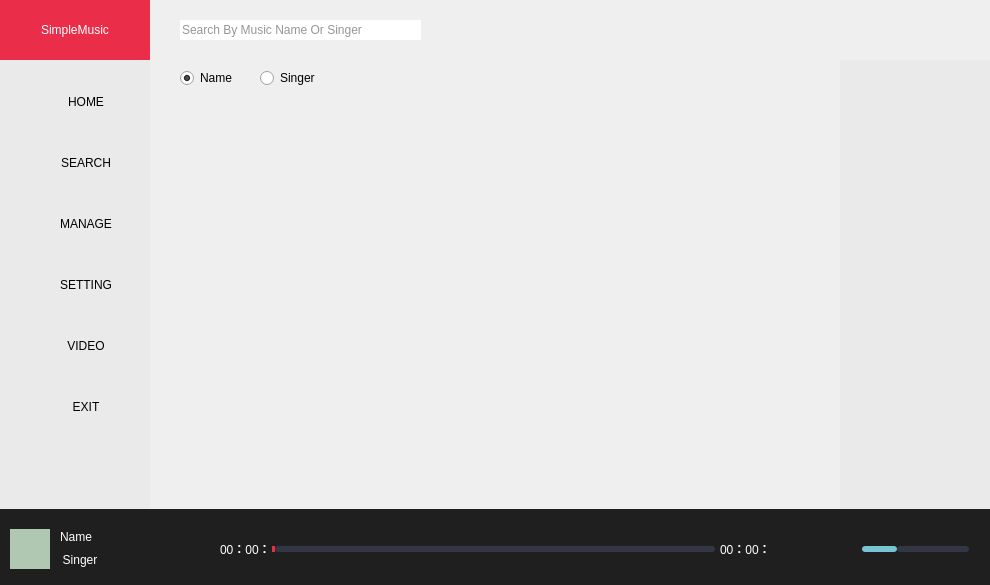
<?xml version="1.0" encoding="UTF-8"?>
<ui version="4.0">
 <class>Widget</class>
 <widget class="QWidget" name="Widget">
  <property name="geometry">
   <rect>
    <x>0</x>
    <y>0</y>
    <width>990</width>
    <height>585</height>
   </rect>
  </property>
  <property name="windowTitle">
   <string>Widget</string>
  </property>
  <property name="styleSheet">
   <string notr="true">QPushButton:flat {
    border: none; /* no border for a flat push button */
}

QPushButton:pressed {
    background-color: rgb(216, 216, 216);
}</string>
  </property>
  <widget class="QLabel" name="listlogo">
   <property name="geometry">
    <rect>
     <x>840</x>
     <y>0</y>
     <width>150</width>
     <height>60</height>
    </rect>
   </property>
   <property name="cursor">
    <cursorShape>ArrowCursor</cursorShape>
   </property>
   <property name="styleSheet">
    <string notr="true">
QLabel#listlogo{
	
	background-image: url(:/img/listlogo.png);
}</string>
   </property>
   <property name="text">
    <string/>
   </property>
   <property name="alignment">
    <set>Qt::AlignCenter</set>
   </property>
  </widget>
  <widget class="QLabel" name="logo">
   <property name="geometry">
    <rect>
     <x>0</x>
     <y>0</y>
     <width>150</width>
     <height>60</height>
    </rect>
   </property>
   <property name="cursor">
    <cursorShape>ArrowCursor</cursorShape>
   </property>
   <property name="styleSheet">
    <string notr="true">QLabel#logo{
	color: rgb(255, 255, 255);
	font: 15pt &quot;Forte&quot;;
	background-color:rgb(234, 46, 73)
}</string>
   </property>
   <property name="text">
    <string>SimpleMusic</string>
   </property>
   <property name="alignment">
    <set>Qt::AlignCenter</set>
   </property>
  </widget>
  <widget class="QWidget" name="bottomWidget" native="true">
   <property name="enabled">
    <bool>true</bool>
   </property>
   <property name="geometry">
    <rect>
     <x>0</x>
     <y>509</y>
     <width>991</width>
     <height>101</height>
    </rect>
   </property>
   <property name="cursor">
    <cursorShape>ArrowCursor</cursorShape>
   </property>
   <property name="mouseTracking">
    <bool>true</bool>
   </property>
   <property name="styleSheet">
    <string notr="true">QWidget#bottomWidget
{
background-color: rgb(31, 31, 31);
}
</string>
   </property>
   <widget class="QLabel" name="photo">
    <property name="geometry">
     <rect>
      <x>10</x>
      <y>20</y>
      <width>40</width>
      <height>40</height>
     </rect>
    </property>
    <property name="sizePolicy">
     <sizepolicy hsizetype="Fixed" vsizetype="Fixed">
      <horstretch>0</horstretch>
      <verstretch>0</verstretch>
     </sizepolicy>
    </property>
    <property name="styleSheet">
     <string notr="true">QLabel#photo{
	
	background-color: rgb(176, 200, 178);
	/*border-radius:20px;*/
}</string>
    </property>
    <property name="text">
     <string/>
    </property>
    <property name="alignment">
     <set>Qt::AlignCenter</set>
    </property>
   </widget>
   <widget class="QLabel" name="name">
    <property name="geometry">
     <rect>
      <x>60</x>
      <y>20</y>
      <width>60</width>
      <height>16</height>
     </rect>
    </property>
    <property name="sizePolicy">
     <sizepolicy hsizetype="Fixed" vsizetype="Preferred">
      <horstretch>0</horstretch>
      <verstretch>0</verstretch>
     </sizepolicy>
    </property>
    <property name="styleSheet">
     <string notr="true">QLabel#name{
 	
	color: rgb(255, 255, 255);
	font: 7pt &quot;微软雅黑&quot;;
}</string>
    </property>
    <property name="text">
     <string>Name</string>
    </property>
    <property name="alignment">
     <set>Qt::AlignLeading|Qt::AlignLeft|Qt::AlignVCenter</set>
    </property>
   </widget>
   <widget class="QLabel" name="singer">
    <property name="geometry">
     <rect>
      <x>50</x>
      <y>40</y>
      <width>60</width>
      <height>21</height>
     </rect>
    </property>
    <property name="sizePolicy">
     <sizepolicy hsizetype="Expanding" vsizetype="Preferred">
      <horstretch>0</horstretch>
      <verstretch>0</verstretch>
     </sizepolicy>
    </property>
    <property name="styleSheet">
     <string notr="true">QLabel#singer{
 	
	color: rgb(255, 255, 255);
	font: 6pt &quot;微软雅黑&quot;;
}</string>
    </property>
    <property name="text">
     <string>Singer</string>
    </property>
    <property name="alignment">
     <set>Qt::AlignCenter</set>
    </property>
   </widget>
   <widget class="QSlider" name="process">
    <property name="geometry">
     <rect>
      <x>260</x>
      <y>20</y>
      <width>467</width>
      <height>41</height>
     </rect>
    </property>
    <property name="acceptDrops">
     <bool>true</bool>
    </property>
    <property name="styleSheet">
     <string notr="true">
QSlider::groove:horizontal {                                
     border: 2px solid #1f1f1f;    
	 border-radius:10px;                     
     height: 2px;                                           
     margin: 0px 0;                                         
     left: 12px; right: 12px; 
	                           
}                                                          

QSlider::add-page:horizontal
{  
	border-radius: 3px;                             
   background: rgb(51, 55, 69);
}

QSlider::sub-page:horizontal {
	border-radius: 3px;
    background: rgb(234, 46, 73);
}</string>
    </property>
    <property name="value">
     <number>0</number>
    </property>
    <property name="tracking">
     <bool>true</bool>
    </property>
    <property name="orientation">
     <enum>Qt::Horizontal</enum>
    </property>
    <property name="invertedAppearance">
     <bool>false</bool>
    </property>
    <property name="invertedControls">
     <bool>false</bool>
    </property>
    <property name="tickPosition">
     <enum>QSlider::NoTicks</enum>
    </property>
   </widget>
   <widget class="QPushButton" name="pre">
    <property name="enabled">
     <bool>true</bool>
    </property>
    <property name="geometry">
     <rect>
      <x>140</x>
      <y>30</y>
      <width>13</width>
      <height>22</height>
     </rect>
    </property>
    <property name="styleSheet">
     <string notr="true">QPushButton#pre
{
		background-image: url(:/img/pre.png);
}</string>
    </property>
    <property name="text">
     <string/>
    </property>
    <property name="flat">
     <bool>true</bool>
    </property>
   </widget>
   <widget class="QPushButton" name="pause">
    <property name="geometry">
     <rect>
      <x>160</x>
      <y>30</y>
      <width>21</width>
      <height>21</height>
     </rect>
    </property>
    <property name="styleSheet">
     <string notr="true">QPushButton#pause
{
	background-color: rgb(31, 31, 31);
	background-image: url(:/img/play.png);
}</string>
    </property>
    <property name="text">
     <string/>
    </property>
    <property name="checkable">
     <bool>true</bool>
    </property>
    <property name="flat">
     <bool>true</bool>
    </property>
   </widget>
   <widget class="QPushButton" name="next">
    <property name="geometry">
     <rect>
      <x>190</x>
      <y>30</y>
      <width>13</width>
      <height>22</height>
     </rect>
    </property>
    <property name="styleSheet">
     <string notr="true">QPushButton#next
{
		background-image: url(:/img/next.png);
}</string>
    </property>
    <property name="text">
     <string/>
    </property>
    <property name="flat">
     <bool>true</bool>
    </property>
   </widget>
   <widget class="QLabel" name="time">
    <property name="geometry">
     <rect>
      <x>220</x>
      <y>30</y>
      <width>50</width>
      <height>20</height>
     </rect>
    </property>
    <property name="styleSheet">
     <string notr="true">QLabel#time
{
	
	color: rgb(255, 255, 255);
	font: 6pt &quot;微软雅黑&quot;;
}</string>
    </property>
    <property name="text">
     <string>00：00：00</string>
    </property>
   </widget>
   <widget class="QLabel" name="length">
    <property name="geometry">
     <rect>
      <x>720</x>
      <y>30</y>
      <width>50</width>
      <height>20</height>
     </rect>
    </property>
    <property name="styleSheet">
     <string notr="true">QLabel#length
{
	
	color: rgb(255, 255, 255);
	font: 6pt &quot;微软雅黑&quot;;
}</string>
    </property>
    <property name="text">
     <string>00：00：00</string>
    </property>
   </widget>
   <widget class="QSlider" name="volume">
    <property name="geometry">
     <rect>
      <x>850</x>
      <y>20</y>
      <width>131</width>
      <height>41</height>
     </rect>
    </property>
    <property name="styleSheet">
     <string notr="true">
QSlider::groove:horizontal {                                
     border: 2px solid #1f1f1f;    
	 border-radius:10px;                     
     height: 2px;                                           
     margin: 0px 0;                                         
     left: 12px; right: 12px; 
	                           
}                                                          

QSlider::add-page:horizontal
{  
	border-radius: 3px;                             
   background: rgb(51, 55, 69);
}

QSlider::sub-page:horizontal {
	border-radius: 3px;
    background: rgb(119, 196, 211);
}</string>
    </property>
    <property name="maximum">
     <number>99</number>
    </property>
    <property name="value">
     <number>30</number>
    </property>
    <property name="orientation">
     <enum>Qt::Horizontal</enum>
    </property>
    <property name="invertedAppearance">
     <bool>false</bool>
    </property>
    <property name="invertedControls">
     <bool>false</bool>
    </property>
    <property name="tickPosition">
     <enum>QSlider::NoTicks</enum>
    </property>
   </widget>
   <widget class="QLabel" name="volumelogo">
    <property name="geometry">
     <rect>
      <x>840</x>
      <y>30</y>
      <width>20</width>
      <height>20</height>
     </rect>
    </property>
    <property name="styleSheet">
     <string notr="true">QLabel#volumelogo
{
	background-image: url(:/img/volume.png);
}</string>
    </property>
    <property name="text">
     <string/>
    </property>
   </widget>
   <widget class="QPushButton" name="playstyle">
    <property name="geometry">
     <rect>
      <x>770</x>
      <y>30</y>
      <width>24</width>
      <height>18</height>
     </rect>
    </property>
    <property name="styleSheet">
     <string notr="true">QPushButton#playstyle
{
	background-image: url(:/img/single.png);
}</string>
    </property>
    <property name="text">
     <string/>
    </property>
    <property name="flat">
     <bool>true</bool>
    </property>
   </widget>
   <widget class="QPushButton" name="fullScreen">
    <property name="enabled">
     <bool>false</bool>
    </property>
    <property name="geometry">
     <rect>
      <x>800</x>
      <y>30</y>
      <width>35</width>
      <height>20</height>
     </rect>
    </property>
    <property name="styleSheet">
     <string notr="true">QPushButton#fullScreen{
	background-color: rgb(31, 31, 31);
 	color: rgb(255, 255, 255);
	font: 7pt &quot;微软雅黑&quot;;
}</string>
    </property>
    <property name="text">
     <string/>
    </property>
    <property name="flat">
     <bool>true</bool>
    </property>
   </widget>
  </widget>
  <widget class="QStackedWidget" name="stackedWidget">
   <property name="geometry">
    <rect>
     <x>150</x>
     <y>50</y>
     <width>681</width>
     <height>451</height>
    </rect>
   </property>
   <property name="sizePolicy">
    <sizepolicy hsizetype="Fixed" vsizetype="Fixed">
     <horstretch>0</horstretch>
     <verstretch>0</verstretch>
    </sizepolicy>
   </property>
   <property name="styleSheet">
    <string notr="true">QStackedWidget
{

	
	font: 8pt &quot;微软雅黑&quot;;
}
</string>
   </property>
   <property name="currentIndex">
    <number>1</number>
   </property>
   <widget class="QWidget" name="homepage">
    <widget class="QScrollArea" name="homeScrollArea">
     <property name="geometry">
      <rect>
       <x>10</x>
       <y>9</y>
       <width>671</width>
       <height>441</height>
      </rect>
     </property>
     <property name="sizePolicy">
      <sizepolicy hsizetype="Fixed" vsizetype="Fixed">
       <horstretch>0</horstretch>
       <verstretch>0</verstretch>
      </sizepolicy>
     </property>
     <property name="styleSheet">
      <string notr="true">QScrollArea#homeScrollArea
{
	
	background-color: rgb(255, 255, 255);
}</string>
     </property>
     <property name="frameShape">
      <enum>QFrame::NoFrame</enum>
     </property>
     <property name="verticalScrollBarPolicy">
      <enum>Qt::ScrollBarAlwaysOff</enum>
     </property>
     <property name="widgetResizable">
      <bool>true</bool>
     </property>
     <widget class="QWidget" name="homeScrollAreaWidgetContents">
      <property name="geometry">
       <rect>
        <x>0</x>
        <y>0</y>
        <width>671</width>
        <height>441</height>
       </rect>
      </property>
      <property name="styleSheet">
       <string notr="true">QWidget#homeScrollAreaWidgetContents
{
	
	background-color: rgb(255, 255, 255);
}</string>
      </property>
     </widget>
    </widget>
   </widget>
   <widget class="QWidget" name="searchpage">
    <widget class="QRadioButton" name="nameRadioButton">
     <property name="geometry">
      <rect>
       <x>30</x>
       <y>20</y>
       <width>61</width>
       <height>16</height>
      </rect>
     </property>
     <property name="styleSheet">
      <string notr="true">QRadioButton{
 	
	font: 8pt &quot;微软雅黑&quot;;
}</string>
     </property>
     <property name="text">
      <string>Name</string>
     </property>
     <property name="checked">
      <bool>true</bool>
     </property>
    </widget>
    <widget class="QRadioButton" name="singerRadioButton">
     <property name="geometry">
      <rect>
       <x>110</x>
       <y>20</y>
       <width>89</width>
       <height>16</height>
      </rect>
     </property>
     <property name="styleSheet">
      <string notr="true">QRadioButton{
 	
	font: 8pt &quot;微软雅黑&quot;;
}</string>
     </property>
     <property name="text">
      <string>Singer</string>
     </property>
    </widget>
    <widget class="QScrollArea" name="scrollArea_2">
     <property name="geometry">
      <rect>
       <x>10</x>
       <y>39</y>
       <width>671</width>
       <height>411</height>
      </rect>
     </property>
     <property name="frameShape">
      <enum>QFrame::NoFrame</enum>
     </property>
     <property name="verticalScrollBarPolicy">
      <enum>Qt::ScrollBarAlwaysOff</enum>
     </property>
     <property name="horizontalScrollBarPolicy">
      <enum>Qt::ScrollBarAlwaysOff</enum>
     </property>
     <property name="widgetResizable">
      <bool>true</bool>
     </property>
     <widget class="QWidget" name="searchContents">
      <property name="geometry">
       <rect>
        <x>0</x>
        <y>0</y>
        <width>671</width>
        <height>411</height>
       </rect>
      </property>
      <property name="sizePolicy">
       <sizepolicy hsizetype="Preferred" vsizetype="Preferred">
        <horstretch>0</horstretch>
        <verstretch>0</verstretch>
       </sizepolicy>
      </property>
      <property name="focusPolicy">
       <enum>Qt::NoFocus</enum>
      </property>
     </widget>
    </widget>
   </widget>
   <widget class="QWidget" name="managepage">
    <widget class="QLabel" name="musicListLabel">
     <property name="geometry">
      <rect>
       <x>20</x>
       <y>10</y>
       <width>61</width>
       <height>16</height>
      </rect>
     </property>
     <property name="styleSheet">
      <string notr="true">QLabel#musicListLabel
{
	
	font: 8pt &quot;微软雅黑&quot;;
}</string>
     </property>
     <property name="text">
      <string>歌曲列表：</string>
     </property>
    </widget>
    <widget class="QPushButton" name="addMusic">
     <property name="geometry">
      <rect>
       <x>20</x>
       <y>410</y>
       <width>75</width>
       <height>23</height>
      </rect>
     </property>
     <property name="styleSheet">
      <string notr="true">QPushButton#addMusic
{
	
	font: 8pt &quot;微软雅黑&quot;;
	border-radius:3px;
	background-color: rgb(132, 132, 132);
}</string>
     </property>
     <property name="text">
      <string>添加歌曲</string>
     </property>
     <property name="flat">
      <bool>true</bool>
     </property>
    </widget>
    <widget class="QScrollArea" name="videolistwidget">
     <property name="geometry">
      <rect>
       <x>9</x>
       <y>39</y>
       <width>671</width>
       <height>350</height>
      </rect>
     </property>
     <property name="sizePolicy">
      <sizepolicy hsizetype="Fixed" vsizetype="Fixed">
       <horstretch>0</horstretch>
       <verstretch>0</verstretch>
      </sizepolicy>
     </property>
     <property name="minimumSize">
      <size>
       <width>640</width>
       <height>350</height>
      </size>
     </property>
     <property name="maximumSize">
      <size>
       <width>65535</width>
       <height>65535</height>
      </size>
     </property>
     <property name="locale">
      <locale language="Corsican" country="France"/>
     </property>
     <property name="frameShape">
      <enum>QFrame::NoFrame</enum>
     </property>
     <property name="verticalScrollBarPolicy">
      <enum>Qt::ScrollBarAlwaysOff</enum>
     </property>
     <property name="horizontalScrollBarPolicy">
      <enum>Qt::ScrollBarAlwaysOff</enum>
     </property>
     <property name="sizeAdjustPolicy">
      <enum>QAbstractScrollArea::AdjustToContents</enum>
     </property>
     <property name="widgetResizable">
      <bool>false</bool>
     </property>
     <widget class="QWidget" name="scrollAreaWidgetContents">
      <property name="geometry">
       <rect>
        <x>0</x>
        <y>0</y>
        <width>640</width>
        <height>350</height>
       </rect>
      </property>
      <property name="sizePolicy">
       <sizepolicy hsizetype="Expanding" vsizetype="Expanding">
        <horstretch>0</horstretch>
        <verstretch>0</verstretch>
       </sizepolicy>
      </property>
      <property name="minimumSize">
       <size>
        <width>640</width>
        <height>350</height>
       </size>
      </property>
      <property name="maximumSize">
       <size>
        <width>65535</width>
        <height>65535</height>
       </size>
      </property>
     </widget>
    </widget>
   </widget>
   <widget class="QWidget" name="settingpage">
    <widget class="QLabel" name="dirlabel">
     <property name="geometry">
      <rect>
       <x>40</x>
       <y>60</y>
       <width>54</width>
       <height>20</height>
      </rect>
     </property>
     <property name="styleSheet">
      <string notr="true">QLabel#dirlabel
{
	
	font: 8pt &quot;微软雅黑&quot;;
}</string>
     </property>
     <property name="text">
      <string>歌曲目录:</string>
     </property>
    </widget>
    <widget class="QLineEdit" name="pathlineEdit">
     <property name="geometry">
      <rect>
       <x>100</x>
       <y>60</y>
       <width>261</width>
       <height>20</height>
      </rect>
     </property>
     <property name="styleSheet">
      <string notr="true">QLineEdit#pathlineEdit
{
	
	font: 8pt &quot;微软雅黑&quot;;
}</string>
     </property>
     <property name="text">
      <string>D:/video</string>
     </property>
     <property name="frame">
      <bool>false</bool>
     </property>
    </widget>
   </widget>
   <widget class="QWidget" name="videopage">
    <widget class="QWidget" name="videowidgepage" native="true">
     <property name="geometry">
      <rect>
       <x>0</x>
       <y>10</y>
       <width>692</width>
       <height>461</height>
      </rect>
     </property>
    </widget>
   </widget>
  </widget>
  <widget class="QLineEdit" name="searchInput">
   <property name="geometry">
    <rect>
     <x>180</x>
     <y>20</y>
     <width>241</width>
     <height>20</height>
    </rect>
   </property>
   <property name="styleSheet">
    <string notr="true">QLineEdit#searchInput
{
	
	color: rgb(150, 150, 150);
	font: 8pt &quot;微软雅黑&quot;;
}</string>
   </property>
   <property name="text">
    <string>Search By Music Name Or Singer</string>
   </property>
   <property name="frame">
    <bool>false</bool>
   </property>
   <property name="clearButtonEnabled">
    <bool>false</bool>
   </property>
  </widget>
  <widget class="QPushButton" name="musicsearch">
   <property name="geometry">
    <rect>
     <x>420</x>
     <y>20</y>
     <width>20</width>
     <height>20</height>
    </rect>
   </property>
   <property name="styleSheet">
    <string notr="true">QPushButton#musicsearch
{
	background-image: url(:/img/search.png);
}</string>
   </property>
   <property name="text">
    <string/>
   </property>
   <property name="flat">
    <bool>true</bool>
   </property>
  </widget>
  <widget class="QWidget" name="leftWidget" native="true">
   <property name="geometry">
    <rect>
     <x>0</x>
     <y>60</y>
     <width>150</width>
     <height>451</height>
    </rect>
   </property>
   <property name="styleSheet">
    <string notr="true">QWidget#leftWidget{

	background-color:rgb(234, 234, 234);

}
</string>
   </property>
   <layout class="QVBoxLayout" name="verticalLayout_2">
    <property name="spacing">
     <number>0</number>
    </property>
    <item>
     <widget class="QPushButton" name="home">
      <property name="minimumSize">
       <size>
        <width>150</width>
        <height>60</height>
       </size>
      </property>
      <property name="layoutDirection">
       <enum>Qt::LeftToRight</enum>
      </property>
      <property name="styleSheet">
       <string notr="true">QPushButton#home{
	
	font: 75 8pt &quot;微软雅黑&quot;;
	
}

QPushButton#home:hover{
	background-color: rgb(234, 215, 218);
	flate
}</string>
      </property>
      <property name="text">
       <string>HOME</string>
      </property>
      <property name="checkable">
       <bool>false</bool>
      </property>
      <property name="checked">
       <bool>false</bool>
      </property>
      <property name="autoDefault">
       <bool>false</bool>
      </property>
      <property name="flat">
       <bool>true</bool>
      </property>
     </widget>
    </item>
    <item>
     <widget class="QPushButton" name="search">
      <property name="minimumSize">
       <size>
        <width>150</width>
        <height>60</height>
       </size>
      </property>
      <property name="styleSheet">
       <string notr="true">QPushButton#search{
	
	font: 75 8pt &quot;微软雅黑&quot;;
}

QPushButton#search:hover{
	background-color: rgb(234, 215, 218);
}</string>
      </property>
      <property name="text">
       <string>SEARCH</string>
      </property>
      <property name="flat">
       <bool>true</bool>
      </property>
     </widget>
    </item>
    <item>
     <widget class="QPushButton" name="manage">
      <property name="minimumSize">
       <size>
        <width>150</width>
        <height>60</height>
       </size>
      </property>
      <property name="styleSheet">
       <string notr="true">QPushButton#manage{
	
	font: 75 8pt &quot;微软雅黑&quot;;
}

QPushButton#manage:hover{
	background-color: rgb(234, 215, 218);
}</string>
      </property>
      <property name="text">
       <string>MANAGE</string>
      </property>
      <property name="flat">
       <bool>true</bool>
      </property>
     </widget>
    </item>
    <item>
     <widget class="QPushButton" name="setting">
      <property name="minimumSize">
       <size>
        <width>150</width>
        <height>60</height>
       </size>
      </property>
      <property name="styleSheet">
       <string notr="true">QPushButton#setting{
	
	font: 75 8pt &quot;微软雅黑&quot;;
}

QPushButton#setting:hover{
	background-color: rgb(234, 215, 218);
}</string>
      </property>
      <property name="text">
       <string>SETTING</string>
      </property>
      <property name="flat">
       <bool>true</bool>
      </property>
     </widget>
    </item>
    <item>
     <widget class="QPushButton" name="video">
      <property name="minimumSize">
       <size>
        <width>150</width>
        <height>60</height>
       </size>
      </property>
      <property name="styleSheet">
       <string notr="true">QPushButton#video{
	
	font: 75 8pt &quot;微软雅黑&quot;;
}

QPushButton#video:hover{
	background-color: rgb(234, 215, 218);
}</string>
      </property>
      <property name="text">
       <string>VIDEO</string>
      </property>
      <property name="flat">
       <bool>true</bool>
      </property>
     </widget>
    </item>
    <item>
     <widget class="QPushButton" name="exitbutton">
      <property name="minimumSize">
       <size>
        <width>150</width>
        <height>60</height>
       </size>
      </property>
      <property name="styleSheet">
       <string notr="true">QPushButton#exitbutton{
	
	font: 75 8pt &quot;微软雅黑&quot;;
}

QPushButton#exitbutton:hover{
	background-color: rgb(234, 215, 218);
}</string>
      </property>
      <property name="text">
       <string>EXIT</string>
      </property>
      <property name="autoDefault">
       <bool>false</bool>
      </property>
      <property name="default">
       <bool>false</bool>
      </property>
      <property name="flat">
       <bool>true</bool>
      </property>
     </widget>
    </item>
    <item>
     <widget class="QPushButton" name="pushButton_2">
      <property name="minimumSize">
       <size>
        <width>150</width>
        <height>60</height>
       </size>
      </property>
      <property name="text">
       <string/>
      </property>
      <property name="flat">
       <bool>true</bool>
      </property>
     </widget>
    </item>
   </layout>
  </widget>
  <widget class="QScrollArea" name="scrollArea">
   <property name="geometry">
    <rect>
     <x>840</x>
     <y>60</y>
     <width>150</width>
     <height>449</height>
    </rect>
   </property>
   <property name="frameShape">
    <enum>QFrame::NoFrame</enum>
   </property>
   <property name="verticalScrollBarPolicy">
    <enum>Qt::ScrollBarAlwaysOff</enum>
   </property>
   <property name="horizontalScrollBarPolicy">
    <enum>Qt::ScrollBarAlwaysOff</enum>
   </property>
   <property name="widgetResizable">
    <bool>true</bool>
   </property>
   <widget class="QWidget" name="rightWidght">
    <property name="geometry">
     <rect>
      <x>0</x>
      <y>0</y>
      <width>150</width>
      <height>449</height>
     </rect>
    </property>
    <property name="styleSheet">
     <string notr="true">QWidget#rightWidght
{
	background-color:rgb(234, 234, 234);
}</string>
    </property>
   </widget>
  </widget>
  <zorder>leftWidget</zorder>
  <zorder>listlogo</zorder>
  <zorder>logo</zorder>
  <zorder>bottomWidget</zorder>
  <zorder>stackedWidget</zorder>
  <zorder>searchInput</zorder>
  <zorder>musicsearch</zorder>
  <zorder>scrollArea</zorder>
 </widget>
 <layoutdefault spacing="6" margin="11"/>
 <resources/>
 <connections>
  <connection>
   <sender>exitbutton</sender>
   <signal>clicked()</signal>
   <receiver>Widget</receiver>
   <slot>close()</slot>
   <hints>
    <hint type="sourcelabel">
     <x>93</x>
     <y>403</y>
    </hint>
    <hint type="destinationlabel">
     <x>162</x>
     <y>344</y>
    </hint>
   </hints>
  </connection>
 </connections>
</ui>
